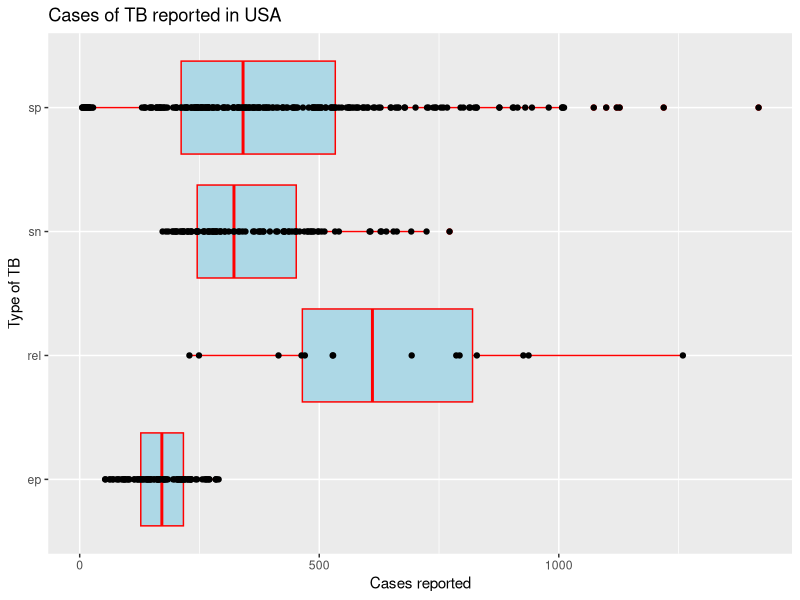

Source code (R):
## ---- chunk 1
knitr::opts_chunk$set(warning=FALSE, message=TRUE, comment = NA)
## ---- chunk 2
# Load in the required packages
library(tidyverse)
library(stringr)
## ---- chunk 3
tb.cases <- read.csv("tb_cases.csv", header = TRUE, stringsAsFactors = FALSE)
tb.cases <- as.tibble(tb.cases)
tb.cases
## ---- chunk 4
tb.cases1 <- gather(tb.cases, key = "diag", value = "cases", -c(1:4), na.rm = T)
tb.cases1
## ---- chunk 5
tb.cases2 <- mutate(tb.cases1, diag = str_replace(diag, "newrel", "new_rel"))
head(tb.cases2)
## ---- chunk 6
tb.cases3 <- separate(data = tb.cases2, col = diag, into = c("new", "type", "sex.age"), sep="_")
tb.cases3
## ---- chunk 7
tb.cases4 <- tb.cases3 %>% select (-c(iso2, iso3, new))
tb.cases4
## ---- chunk 8
tb.cases5 <- separate(data = tb.cases4, col = sex.age, into = c("sex", "age"), sep=1)
tb.cases5
## ---- chunk 9
tb.cases6 <- tb.cases5 %>% select(country, year, age, sex, type, cases)
tb.cases6
## ---- chunk 10
tb.cases6[] <-lapply(tb.cases6 , function(x) if(is.character(x)) as.factor(x) else x)
tb.cases6
## ---- chunk 11
tb.total <- tb.cases6 %>% group_by(age, sex) %>% summarize(totalNumber = sum(cases))
tb.total
## ---- chunk 12
tb.cases6 %>% arrange(desc(cases))
## ---- chunk 13
sol.tb.cases <- tb.cases6 %>% filter(year > 2009) %>% select(year, type, cases) %>% group_by(year, type) %>% summarize(totalNumber = sum(cases))

sol.tb.cases
## ---- chunk 14
tb.countries <- tb.cases6 %>%
    filter(country %in% c("Brazil", "China", "India", "Indonesia", "United States of America") & year > 2007) %>% 
    arrange(country, year) %>% 
    group_by(country, year) %>% 
    summarize(total.cases = sum(cases), 
              avg.per.month =round (total.cases/12, digits = 0))
tb.countries  %>% print(n=30)
## ---- chunk 15
usa <- tb.cases6 %>% filter(country =="United States of America") %>% group_by(year, age, sex, type) %>% summarise(total.cases = sum(cases))

usa
## ---- chunk 16

gg <- ggplot(data = usa,
    aes(x = type, y = total.cases)) +
    geom_boxplot(color = "red", fill = "lightblue") +
    labs(title = "Cases of TB reported in USA",
         x = "Type of TB",
         y = "Cases reported") +
    geom_point(aes(y=total.cases), position = position_dodge(width=0.75)) + coord_flip()
gg
